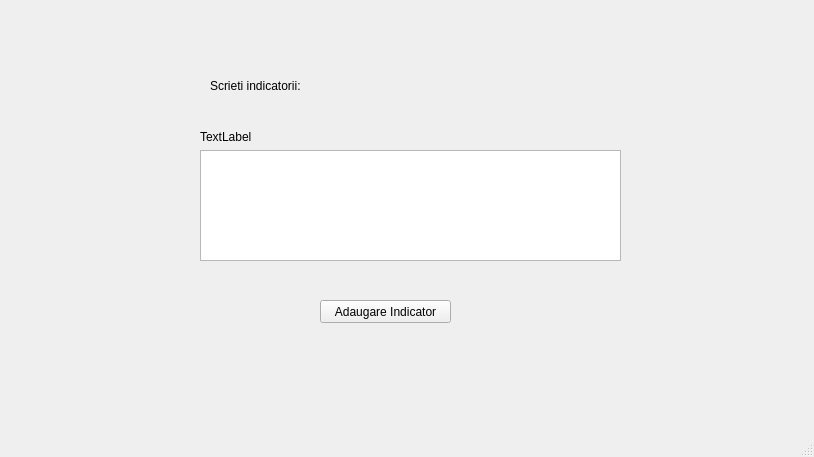
<?xml version="1.0" encoding="UTF-8"?>
<ui version="4.0">
 <class>AlegereIndicatori</class>
 <widget class="QMainWindow" name="AlegereIndicatori">
  <property name="geometry">
   <rect>
    <x>0</x>
    <y>0</y>
    <width>814</width>
    <height>457</height>
   </rect>
  </property>
  <property name="windowTitle">
   <string>MainWindow</string>
  </property>
  <property name="styleSheet">
   <string notr="true">background-image: url(:/white-background-diamond-plate.png);</string>
  </property>
  <widget class="QWidget" name="centralwidget">
   <widget class="QLabel" name="label">
    <property name="geometry">
     <rect>
      <x>210</x>
      <y>70</y>
      <width>301</width>
      <height>31</height>
     </rect>
    </property>
    <property name="text">
     <string>Scrieti indicatorii:</string>
    </property>
   </widget>
   <widget class="QPushButton" name="pushButton">
    <property name="geometry">
     <rect>
      <x>320</x>
      <y>300</y>
      <width>131</width>
      <height>23</height>
     </rect>
    </property>
    <property name="text">
     <string>Adaugare Indicator</string>
    </property>
   </widget>
   <widget class="QWidget" name="layoutWidget">
    <property name="geometry">
     <rect>
      <x>200</x>
      <y>130</y>
      <width>421</width>
      <height>131</height>
     </rect>
    </property>
    <layout class="QVBoxLayout" name="verticalLayout">
     <item>
      <widget class="QLabel" name="label_2">
       <property name="text">
        <string>TextLabel</string>
       </property>
      </widget>
     </item>
     <item>
      <widget class="QTextEdit" name="textEdit"/>
     </item>
    </layout>
   </widget>
  </widget>
  <widget class="QMenuBar" name="menubar">
   <property name="geometry">
    <rect>
     <x>0</x>
     <y>0</y>
     <width>814</width>
     <height>21</height>
    </rect>
   </property>
  </widget>
  <widget class="QStatusBar" name="statusbar"/>
 </widget>
 <resources/>
 <connections/>
</ui>
